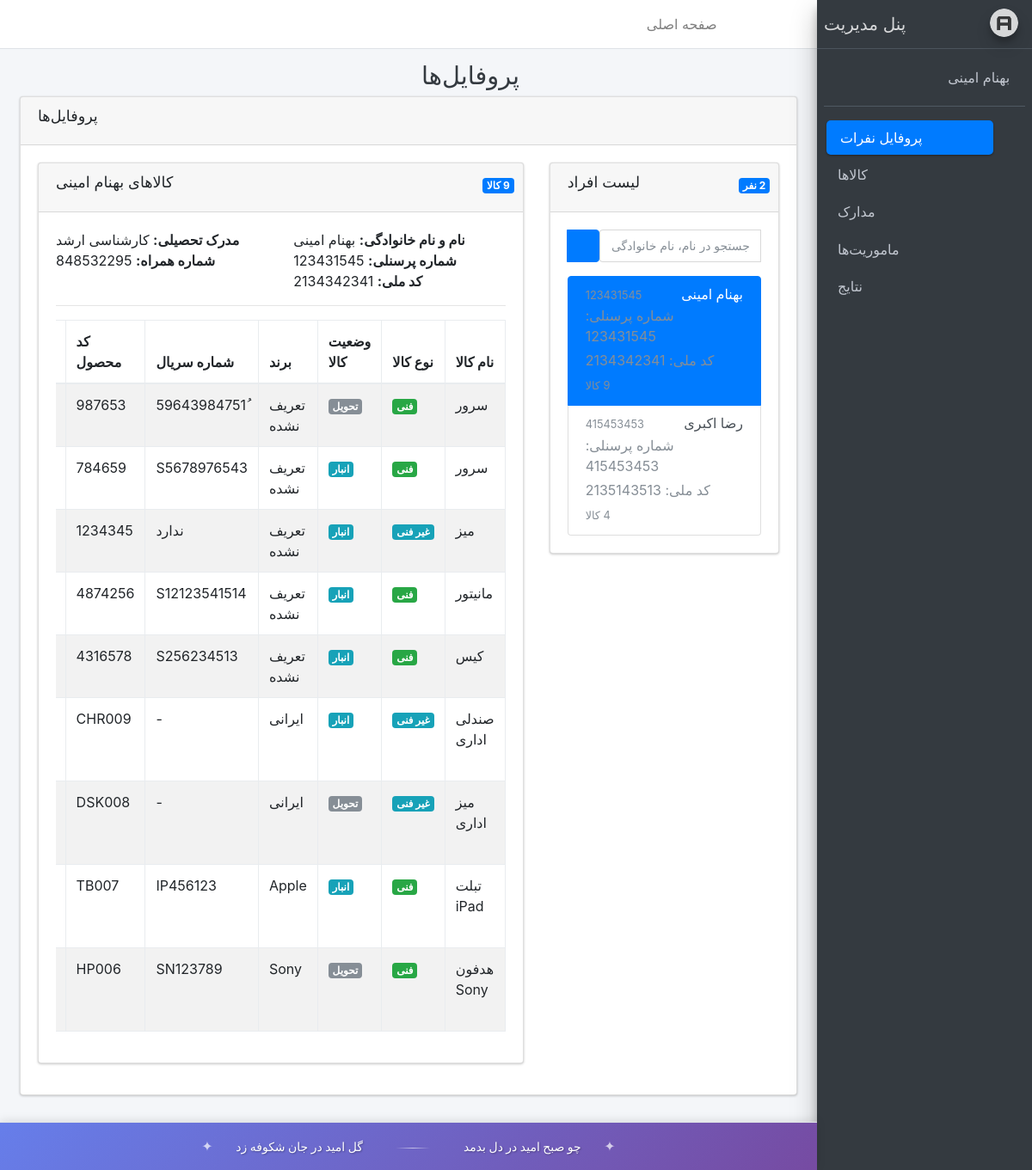
Page /account/profiles/?person_id=123431545 (signed in) on the earlier database version.
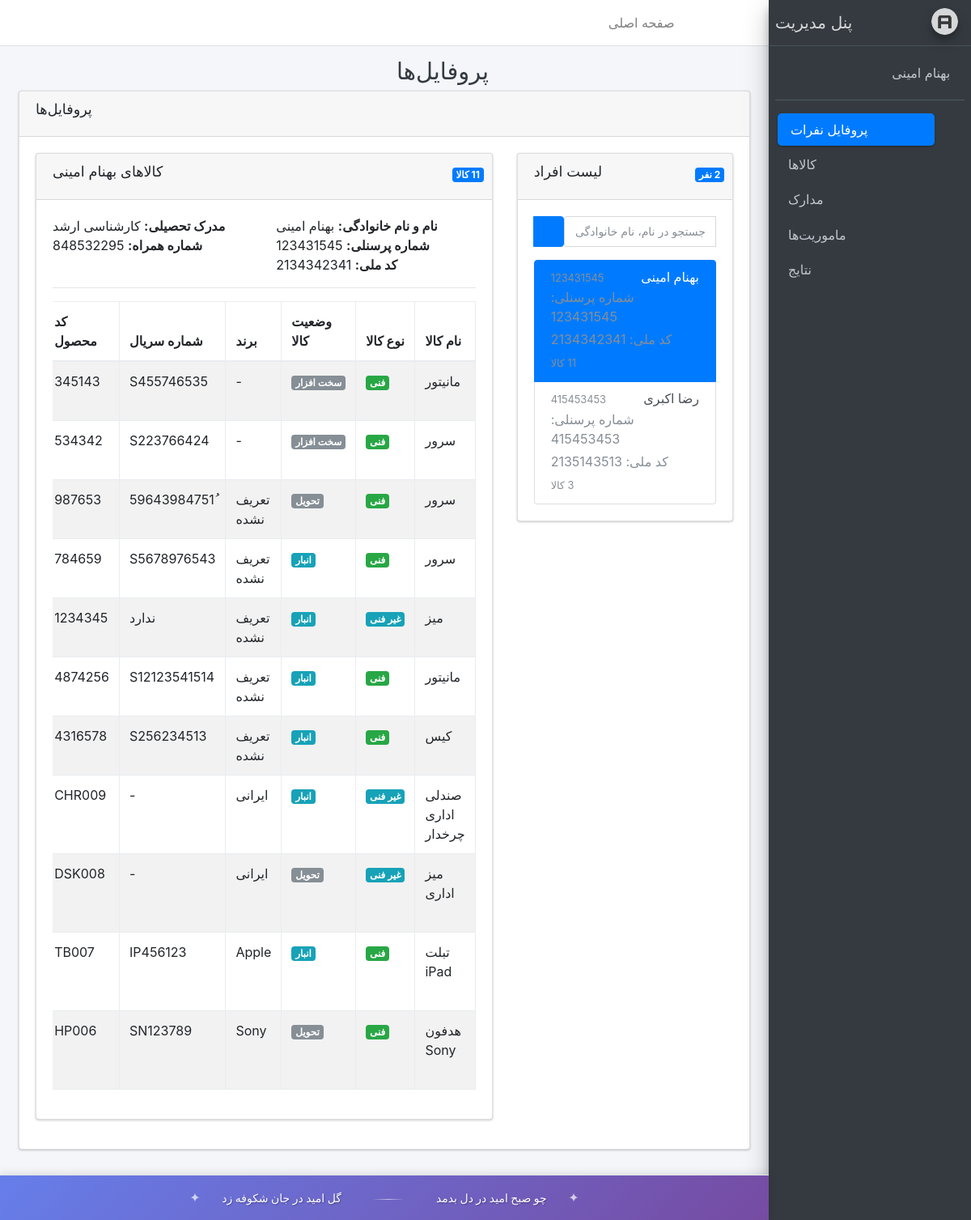
Same page on the later database version.
### holder/models.py (models this page shows, shortened)
class PersonalInfo(models.Model):
    STATUS_CHOICES = (
        ('d', 'دیپلم'),
        ('a', 'کارشناسی ناپیوسته'),
        ('b', 'کارشناسی'),
        ('m', 'کارشناسی ارشد'),
        ('p', 'دکتری'),
        ('o', 'سایر')
    )
    name = models.CharField(max_length=100, verbose_name="نام")
    family = models.CharField(max_length=100, verbose_name="نام خانوادگی")
    Personnel_number = models.CharField(max_length=9, validators=[RegexValidator(regex=r'^\d{9}$')], unique=True,primary_key=True,verbose_name="شماره پرسنلی")
    National_ID = models.CharField(max_length=10,unique=True,verbose_name="کد ملی",validators=[RegexValidator(regex=r'^\d{10}$')])
    date_of_birth = models.DateField(verbose_name="تاریخ تولد")
    email = models.EmailField(max_length=254, verbose_name="ایمیل",blank=True, null=True, help_text="اختیاری")
    phone_number = models.CharField(max_length=16, verbose_name="شماره همراه")
    date_created = models.DateTimeField(auto_now_add=True, verbose_name="تاریخ ثبت نام")
    Educational_degree = models.CharField(max_length=10, verbose_name="مدرک تحصیلی", choices=STATUS_CHOICES)
    password = models.CharField(max_length=100, verbose_name="رمز عبور")
    def jinfo(self):
        return jalali_converter(self.date_of_birth)
    jinfo.short_description = "تاریخ تولد "
    class Meta:
        verbose_name = "دارنده حساب"
        verbose_name_plural = "دارندگان حساب"

class Items(models.Model):
    Technical_items = models.CharField(max_length=100,blank=True , null=True, verbose_name="نام کالا")
    TYPE_CHOICES = [('Technical', 'فنی'),('Non-technical', 'غیر فنی')]
    type_Item = models.CharField(max_length=50,choices=TYPE_CHOICES, verbose_name="نوع کالا")
    STATUS_CHOICES = [('hardware','سخت افزار'),('Delivery','تحویل'),('warehouse','انبار')]
    status_item =  models.CharField(max_length=50,choices=STATUS_CHOICES, verbose_name="وضعیت کالا")
    Number = models.IntegerField(verbose_name="تعداد کالا", default=1, blank=True, null=True)
    STATUS_SUB_MAPPING = {
        'hardware': [
            ('repair', 'تعمیر'),
            ('upgrade', 'ارتقا'),
        ],
        'Delivery': [
            ('external', 'خارج'),
            ('internal', 'داخل'),
        ],
        'warehouse': [
            ('ready', 'آماده بکار'),
            ('returned_good', 'عودتی سالم'),
            ('returned_worn', 'عودتی فرسوده'),
        ],
    }
    status_sub_item = models.CharField(max_length=50,choices=[choice for sublist in STATUS_SUB_MAPPING.values() for choice in sublist],blank=True,null=True,verbose_name="زیر مجموعه وضعیت")
    brand = models.CharField(max_length=100, verbose_name="برند", blank=True, null=True)
    Configuration = models.TextField(verbose_name="پیکربندی", blank=True, null=True)
    serial_number = models.CharField(max_length=100, blank=True, null=True, verbose_name="شماره سریال")
    Product_code = models.CharField(max_length=100, verbose_name="کد محصول")
    register_date = models.DateTimeField(auto_now_add=True)
    update_date = models.DateTimeField(default=timezone.now,verbose_name="تاریخ بروزرسانی")
    PersonalInfo = models.ForeignKey(PersonalInfo, on_delete=models.CASCADE, related_name='items', blank=True, null=True, verbose_name="دارنده حساب")
    def jinfo(self):
        return jalali_converter(self.register_date)
    jinfo.short_description = "تاریخ ثبت نام"
    class Meta:
        verbose_name = "کالا"
        verbose_name_plural = "کالاها"

### account/views.py (the view, shortened to what this page needs)
# urls.py: path("profiles/", profiles_view, name="profiles"),
@login_required
def profiles_view(request):
    selected_person_id = request.GET.get('person_id')
    search_query = request.GET.get('search', '')
    people_queryset = PersonalInfo.objects.all()
    people = people_queryset.order_by('name', 'family')
    selected_person = None
    person_items = None
    if selected_person_id:
        try:
            selected_person = PersonalInfo.objects.get(Personnel_number=selected_person_id)
            person_items = Items.objects.filter(PersonalInfo=selected_person).order_by('-register_date')
        except PersonalInfo.DoesNotExist:
            selected_person = None
            person_items = None
    total_people = people_queryset.count()
    context = {
        'people': people,
        'selected_person': selected_person,
        'person_items': person_items,
        'selected_person_id': selected_person_id,
        'search_query': search_query,
        'total_people': total_people,
    }
    return render(request, 'registration/profiles.html', context)

### extensions/jalali.py (called while the page is built)
    def persian_tuple(self):
        return self.persian_year, self.persian_month, self.persian_day

### extensions/utils.py (called while the page is built)
def jalali_converter(time):
    jmonths = ['فروردین', 'اردیبهشت', 'خرداد', 'تیر', 'مرداد', 'شهریور', 'مهر', 'آبان', 'آذر', 'دی', 'بهمن', 'اسفند']
    time_to_str = '{},{},{}'.format(time.year, time.month, time.day)
    time_to_tuple = jalali.Gregorian(time_to_str).persian_tuple()
    time_to_list = list(time_to_tuple)
    for index, month in enumerate(jmonths):
        if time_to_list[1] == index + 1:
            time_to_list[1] = month
            break
    if isinstance(time, datetime.datetime):
        output = "{},{},{}, ساعت {}:{}".format(time_to_list[2], time_to_list[1], time_to_list[0], time.hour, time.minute)
    else:
        output = "{},{},{}".format(time_to_list[2], time_to_list[1], time_to_list[0])
    return output

### templates/registration/profiles.html (shortened to what the changed rows need)
{% extends 'registration/base.html' %}
{% load static %}
{% block title %}پروفایل‌ها{% endblock %}
{% block main %}
<div class="row">
    <div class="col-12">
        <div class="card">
            <div class="card-body">
                <div class="row">
                    <div class="col-md-4">
                        <div class="card">
                            <div class="card-body">
                                <div style="max-height: 500px; overflow-y: auto;">
                                    {% if people %}
                                        <div class="list-group">
                                            {% for person in people %}
                                                <a href="?person_id={{ person.Personnel_number }}{% if search_query %}&search={{ search_query }}{% endif %}"
                                                   class="list-group-item list-group-item-action {% if selected_person_id == person.Personnel_number %}active{% endif %}">
                                                    <div class="d-flex w-100 justify-content-between">
                                                        <h6 class="mb-1">{{ person.name }} {{ person.family }}</h6>
                                                        <small class="text-muted">{{ person.Personnel_number }}</small>
                                                    </div>
                                                    <p class="mb-1 text-muted">
                                                        <i class="fas fa-id-card mr-1"></i>
                                                        شماره پرسنلی: {{ person.Personnel_number }}
                                                    </p>
                                                    <p class="mb-1 text-muted">
                                                        <i class="fas fa-id-badge mr-1"></i>
                                                        کد ملی: {{ person.National_ID }}
                                                    </p>
                                                    <small class="text-muted">
                                                        <i class="fas fa-boxes mr-1"></i>
                                                        {{ person.items.count }} کالا
                                                    </small>
                                                </a>
                                            {% endfor %}
                                        </div>
                                    {% endif %}
                                </div>
                            </div>
                        </div>
                    </div>
                    <div class="col-md-8">
                        {% if selected_person %}
                            <div class="card">
                                <div class="card-header">
                                    <h5 class="card-title">
                                        <i class="fas fa-box mr-1"></i>
                                        کالاهای {{ selected_person.name }} {{ selected_person.family }}
                                    </h5>
                                    <div class="card-tools">
                                        <span class="badge badge-primary">
                                            {{ person_items.count }} کالا
                                        </span>
                                    </div>
                                </div>
                                <div class="card-body">
                                    <div class="row mb-3">
                                        <div class="col-md-6">
                                            <strong>نام و نام خانوادگی:</strong> {{ selected_person.name }} {{ selected_person.family }}<br>
                                            <strong>شماره پرسنلی:</strong> {{ selected_person.Personnel_number }}<br>
                                            <strong>کد ملی:</strong> {{ selected_person.National_ID }}
                                        </div>
                                        <div class="col-md-6">
                                            <strong>مدرک تحصیلی:</strong> {{ selected_person.get_Educational_degree_display }}<br>
                                            <strong>شماره همراه:</strong> {{ selected_person.phone_number }}<br>
                                        </div>
                                    </div>
                                    <hr>
                                    {% if person_items %}
                                        <div class="table-responsive">
                                            <table class="table table-bordered table-striped">
                                                <thead>
                                                    <tr>
                                                        <th>نام کالا</th>
                                                        <th>نوع کالا</th>
                                                        <th>وضعیت کالا</th>
                                                        <th>برند</th>
                                                        <th>شماره سریال</th>
                                                        <th>کد محصول</th>
                                                        <th>تاریخ ثبت</th>
                                                    </tr>
                                                </thead>
                                                <tbody>
                                                    {% for item in person_items %}
                                                        <tr>
                                                            <td>{{ item.Technical_items|default:"-" }}</td>
                                                            <td>
                                                                <span class="badge {% if item.type_Item == 'Technical' %}badge-success{% else %}badge-info{% endif %}">
                                                                    {{ item.get_type_Item_display }}
                                                                </span>
                                                            </td>
                                                            <td>
                                                                <span class="badge
                                                                    {% if item.status_item == 'Healthy' %}badge-success
                                                                    {% elif item.status_item == 'Repairing' %}badge-warning
                                                                    {% elif item.status_item == 'worn out' %}badge-danger
                                                                    {% elif item.status_item == 'warehouse' %}badge-info
                                                                    {% else %}badge-secondary{% endif %}">
                                                                    {{ item.get_status_item_display|default:"-" }}
                                                                </span>
                                                            </td>
                                                            <td>{{ item.brand|default:"-" }}</td>
                                                            <td>{{ item.serial_number|default:"-" }}</td>
                                                            <td>{{ item.Product_code|default:"-" }}</td>
                                                            <td>{{ item.jinfo }}</td>
                                                        </tr>
                                                    {% endfor %}
                                                </tbody>
                                            </table>
                                        </div>
                                    {% else %}
                                        <div class="alert alert-warning">
                                            <i class="fas fa-exclamation-triangle mr-1"></i>
                                            این فرد هیچ کالایی ندارد.
                                        </div>
                                    {% endif %}
                                </div>
                            </div>
                        {% endif %}
                    </div>
                </div>
            </div>
        </div>
    </div>
</div>
{% endblock %}

Differences in the rows shown:
computed for PersonalInfo "بهنام": items.count "9" → "11"
computed for PersonalInfo "رضا": items.count "4" → "3"
now on this page (row edited): Items: Technical_items "مانیتور", type_Item "فنی", status_item "سخت افزار", brand "-", serial_number "S455746535", Product_code "345143"
now on this page (row edited): Items: Technical_items "سرور", type_Item "فنی", status_item "سخت افزار", brand "-", serial_number "S223766424", Product_code "534342"
changed Items "CHR009": Technical_items "صندلی اداری" → "صندلی اداری چرخدار"
Other differences:
{{ person_items.count }}: "9" → "11"
